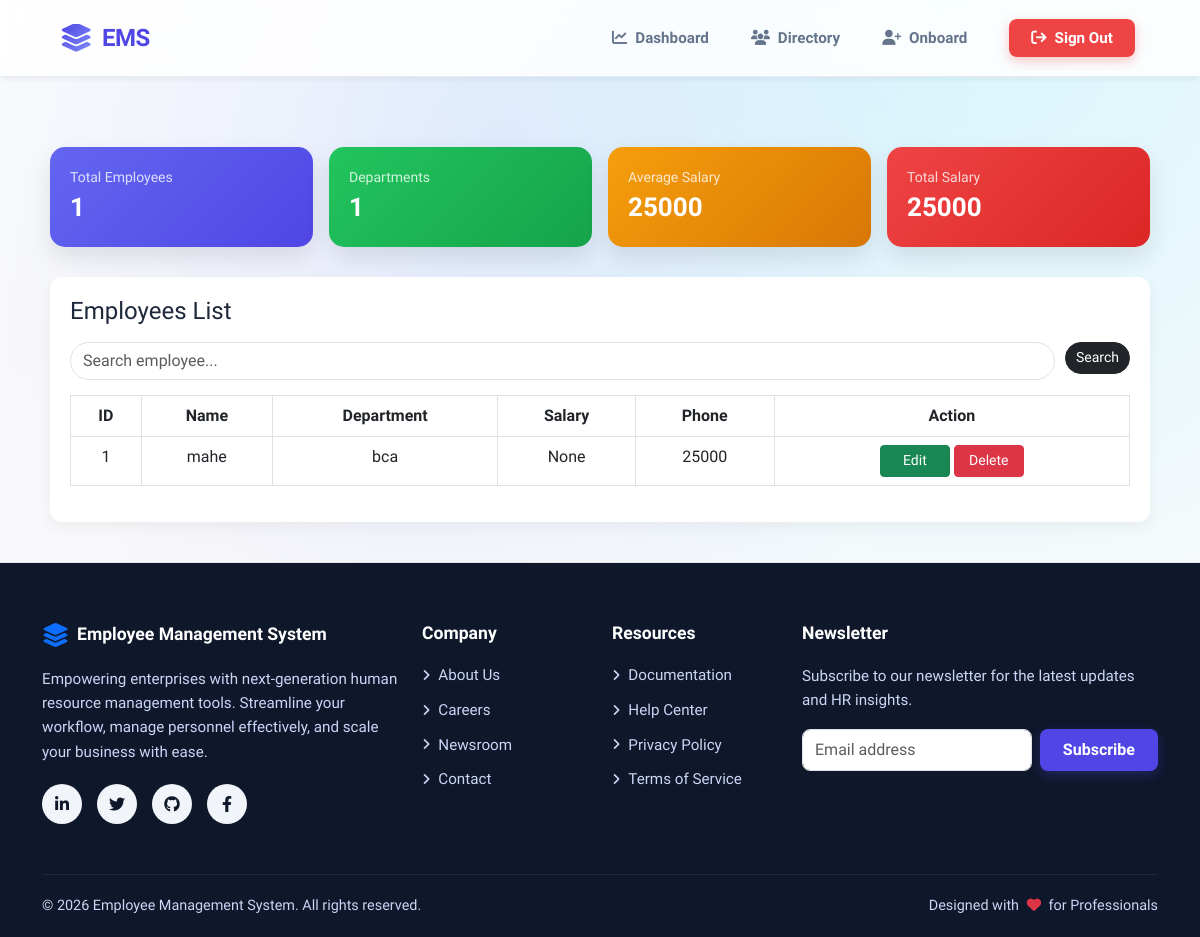
The app's page /view (signed in), older data.
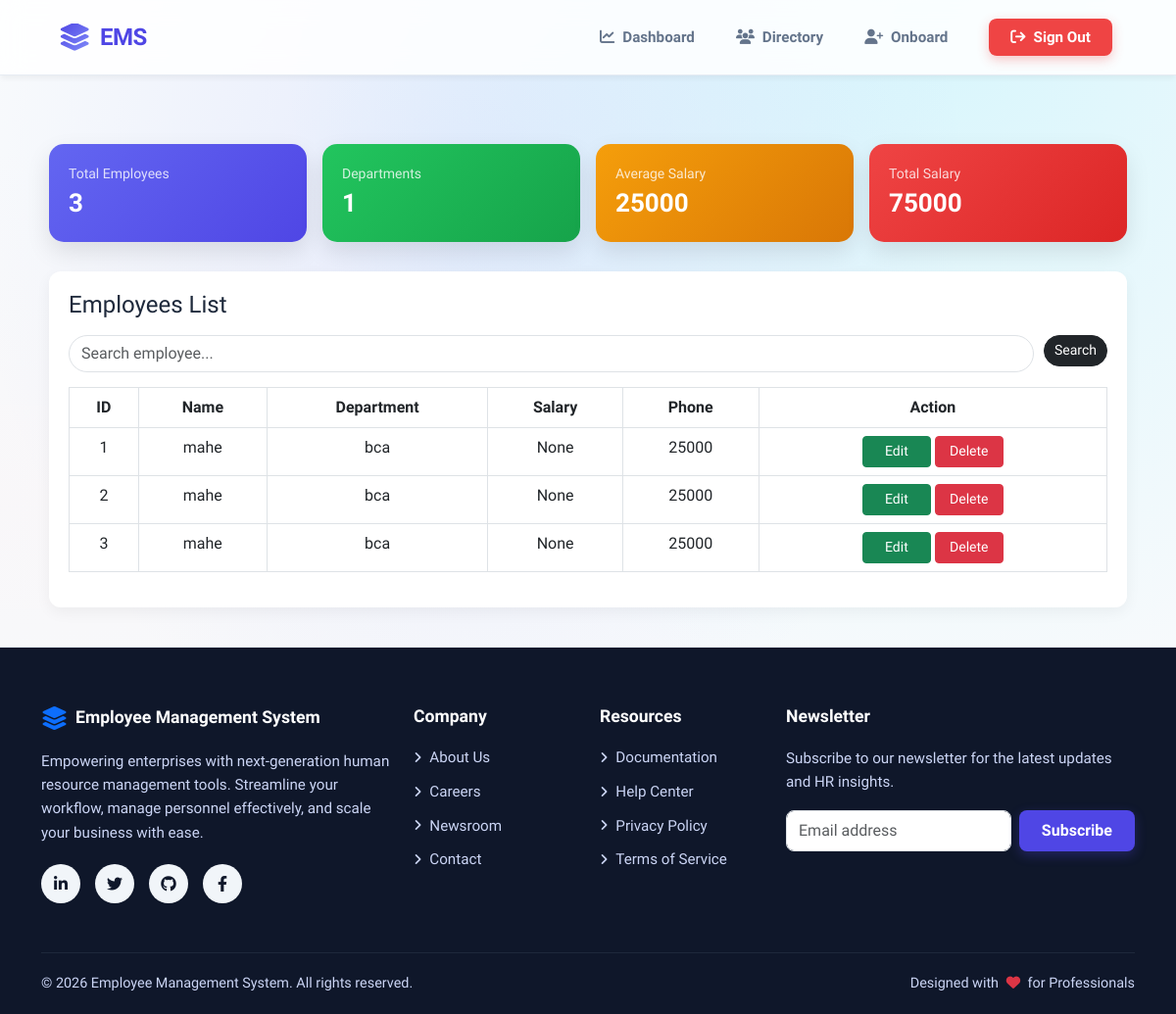
The same page, newer data.
### tables this page shows
CREATE TABLE employee (
    eid INTEGER PRIMARY KEY AUTOINCREMENT,
    ename TEXT,
    edept TEXT,
    email TEXT,
    esalary INTEGER,
    ephone TEXT
);

### app.py (the view)
@app.route('/view')
def view():
    if "admin" not in session:
        return redirect('/login')
    conn = get_connection()
    cursor = conn.cursor()
    search = request.args.get('search')
    if search:
        cursor.execute(
            "SELECT * FROM employee WHERE ename LIKE ?",
            ('%' + search + '%',)
        )
    else:
        cursor.execute("SELECT * FROM employee")
    employees = cursor.fetchall()
    cursor.execute("SELECT COUNT(*) FROM employee")
    total_employees = cursor.fetchone()[0]
    cursor.execute("SELECT COUNT(DISTINCT edept) FROM employee")
    total_departments = cursor.fetchone()[0]
    cursor.execute("SELECT AVG(esalary) FROM employee")
    avg_salary = cursor.fetchone()[0] or 0
    cursor.execute("SELECT SUM(esalary) FROM employee")
    total_salary = cursor.fetchone()[0] or 0
    conn.close()
    return render_template(
        'dashboard.html',
        employees=employees,
        total_employees=total_employees,
        total_departments=total_departments,
        avg_salary=int(avg_salary),
        total_salary=total_salary
    )

### app.py (called while the page is built)
def get_connection():
    conn = sqlite3.connect("company.db")
    conn.row_factory = sqlite3.Row
    return conn

### templates/dashboard.html (shortened to what this page needs)
{% extends "base.html" %}
{% block content %}
<div class="dashboard">
    <div class="row g-3">
        <div class="col-md-3 col-6">
            <div class="card-box card1">
                <div class="card-title">Total Employees</div>
                <div class="card-value">{{ total_employees }}</div>
            </div>
        </div>
        <div class="col-md-3 col-6">
            <div class="card-box card2">
                <div class="card-title">Departments</div>
                <div class="card-value">{{ total_departments }}</div>
            </div>
        </div>
        <div class="col-md-3 col-6">
            <div class="card-box card3">
                <div class="card-title">Average Salary</div>
                <div class="card-value">{{ avg_salary }}</div>
            </div>
        </div>
        <div class="col-md-3 col-6">
            <div class="card-box card4">
                <div class="card-title">Total Salary</div>
                <div class="card-value">{{ total_salary }}</div>
            </div>
        </div>
    </div>
    <div class="table-card">
        <h4 class="mb-3">Employees List</h4>
        <form method="GET" action="/view" class="search-box">
            <input type="text" name="search" class="form-control"
                   placeholder="Search employee..."
                   value="{{ request.args.get('search','') }}">
            <button class="btn btn-dark btn-sm">Search</button>
        </form>
        <div class="table-responsive">
        <table class="table table-bordered text-center">
    <thead>
        <tr>
            <th>ID</th>
            <th>Name</th>
            <th>Department</th>
            <th>Salary</th>
            <th>Phone</th>
            <th>Action</th>
        </tr>
    </thead>
    <tbody>
        {% if employees %}
            {% for e in employees %}
            <tr>
                <td>{{ e[0] }}</td>
                <td>{{ e[1] }}</td>
                <td>{{ e[2] }}</td>
                <td>{{ e[3] }}</td>
                <td>{{ e[4] }}</td>
                <td>
                    <a href="/edit/{{ e[0] }}" class="btn btn-success btn-sm">Edit</a>
                    <a href="/delete/{{ e[0] }}"
                       class="btn btn-danger btn-sm"
                       onclick="return confirm('Delete this employee?')">
                       Delete
                    </a>
                </td>
            </tr>
            {% endfor %}
        {% else %}
            <tr>
                <td colspan="6">No Employees Found</td>
            </tr>
        {% endif %}
    </tbody>
</table>
        </div>
    </div>
</div>
{% endblock %}

### templates/base.html (shortened to what this page needs)
<!doctype html>
<html lang="en">
<head>
    <link href="https://cdn.jsdelivr.net/npm/bootstrap@5.3.0/dist/css/bootstrap.min.css" rel="stylesheet">
    <link rel="stylesheet" href="https://cdnjs.cloudflare.com/ajax/libs/font-awesome/6.4.0/css/all.min.css">
</head>
<body>
    <nav class="navbar navbar-expand-lg sticky-top px-3 px-lg-5">
        <div class="container-fluid">
            <a class="navbar-brand" href="/">
                <i class="fa-solid fa-layer-group"></i>
                EMS
            </a>
            <div class="collapse navbar-collapse" id="navbarNav">
                <ul class="navbar-nav ms-auto align-items-center">
                    {% if "admin" in session %}
                        <li class="nav-item">
                            <a class="nav-link" href="/view"><i class="fa-solid fa-chart-line"></i> Dashboard</a>
                        </li>
                        <li class="nav-item">
                            <a class="nav-link" href="/view"><i class="fa-solid fa-users"></i> Directory</a>
                        </li>
                        <li class="nav-item">
                            <a class="nav-link" href="/add_employee"><i class="fa-solid fa-user-plus"></i> Onboard</a>
                        </li>
                        <li class="nav-item ms-lg-3 mt-2 mt-lg-0">
                            <a class="nav-link btn-logout" href="/logout"><i class="fa-solid fa-arrow-right-from-bracket"></i> Sign Out</a>
                        </li>
                    {% endif %}
                </ul>
            </div>
        </div>
    </nav>
    <main>
        {% block content %}
        {% endblock %}
    </main>
    <footer class="footer-premium">
        <div class="container">
            <div class="row gy-4">
                <div class="col-lg-4 col-md-6">
                    <h5 class="footer-heading d-flex align-items-center gap-2">
                        <i class="fa-solid fa-layer-group text-primary fs-4"></i> Employee Management System
                    </h5>
                    <p class="footer-text mt-3">
                        Empowering enterprises with next-generation human resource management tools. Streamline your workflow, manage personnel effectively, and scale your business with ease.
                    </p>
                    <div class="social-icons">
                        <a href="#"><i class="fa-brands fa-linkedin-in"></i></a>
                        <a href="#"><i class="fa-brands fa-twitter"></i></a>
                        <a href="#"><i class="fa-brands fa-github"></i></a>
                        <a href="#"><i class="fa-brands fa-facebook-f"></i></a>
                    </div>
                </div>
                <div class="col-lg-2 col-md-6">
                    <h5 class="footer-heading">Company</h5>
                    <ul class="footer-links">
                        <li><a href="/about"> About Us</a></li>
                        <li><a href="#"> Careers</a></li>
                        <li><a href="#"> Newsroom</a></li>
                        <li><a href="/contact"> Contact</a></li>
                    </ul>
                </div>
                <div class="col-lg-2 col-md-6">
                    <h5 class="footer-heading">Resources</h5>
                    <ul class="footer-links">
                        <li><a href="#"> Documentation</a></li>
                        <li><a href="#"> Help Center</a></li>
                        <li><a href="#"> Privacy Policy</a></li>
                        <li><a href="#"> Terms of Service</a></li>
                    </ul>
                </div>
                <div class="col-lg-4 col-md-6">
                    <h5 class="footer-heading">Newsletter</h5>
                    <p class="footer-text">Subscribe to our newsletter for the latest updates and HR insights.</p>
                    <form class="d-flex mt-3 gap-2" onsubmit="event.preventDefault();">
                        <input type="email" class="form-control shadow-none" placeholder="Email address" required style="border-radius: 8px;">
                        <button class="btn btn-primary-custom" type="submit">Subscribe</button>
                    </form>
                </div>
            </div>
            <div class="footer-bottom">
                <div>
                    &copy; <script>document.write(new Date().getFullYear())</script> Employee Management System. All rights reserved.
                </div>
                <div>
                    Designed with <i class="fa-solid fa-heart text-danger mx-1"></i> for Professionals
                </div>
            </div>
        </div>
    </footer>
</body>
</html>

### templates/base.html (style rules this page uses)
:root { --primary-color: #4f46e5; --primary-hover: #4338ca; --secondary-color: #0f172a; --text-main: #1e293b; --text-muted: #64748b; --bg-color: #f8fafc; }
body { margin: 0; min-height: 100vh; display: flex; flex-direction: column; font-family: 'Plus Jakarta Sans', sans-serif; background-color: var(--bg-color); background-image: radial-gradient(at 40% 20%, hsla(228,100%,74%,0.15) 0px, transparent 50%), radial-gradient(at 80% 0%, hsla(189,100%,56%,0.15) 0px, transparent 50%), radial-gradient(at 0% 50%, hsla(355,100%,93%,0.1) 0px, transparent 50%); background-attachment: fixed; color: var(--text-main); }
.navbar { background: rgba(255, 255, 255, 0.85); backdrop-filter: blur(12px); -webkit-backdrop-filter: blur(12px); border-bottom: 1px solid rgba(226, 232, 240, 0.8); padding: 15px 0; box-shadow: 0 4px 6px -1px rgba(0, 0, 0, 0.05); transition: all 0.3s ease; width: 100%; }
.navbar-brand { font-weight: 800; color: var(--primary-color) !important; font-size: 1.5rem; letter-spacing: -0.5px; display: flex; align-items: center; gap: 10px; }
.navbar-brand i { font-size: 1.8rem; background: linear-gradient(135deg, var(--primary-color), #818cf8); background-clip: text; -webkit-background-clip: text; -webkit-text-fill-color: transparent; }
.nav-link { color: var(--text-muted) !important; font-weight: 600; font-size: 0.95rem; margin: 0 5px; padding: 8px 16px !important; border-radius: 8px; transition: all 0.2s ease-in-out; display: flex; align-items: center; gap: 8px; }
.btn-primary-custom { background: var(--primary-color); color: white !important; border-radius: 8px; padding: 8px 22px !important; box-shadow: 0 4px 12px rgba(79, 70, 229, 0.3); font-weight: 600; }
.btn-logout { background: #ef4444; color: white !important; border-radius: 8px; padding: 8px 22px !important; box-shadow: 0 4px 12px rgba(239, 68, 68, 0.3); font-weight: 600; }
main { flex: 1; padding: 40px 0; width: 100%; }
.footer-premium { background: #ffffff; border-top: 1px solid rgba(226, 232, 240, 1); padding: 60px 0 20px; color: var(--text-muted); margin-top: auto; }
.footer-heading { color: var(--secondary-color); font-weight: 700; font-size: 1.1rem; margin-bottom: 20px; }
.footer-text { font-size: 0.95rem; line-height: 1.6; }
.footer-links { list-style: none; padding: 0; margin: 0; }
.footer-links li { margin-bottom: 12px; }
.footer-links a { color: var(--text-muted); text-decoration: none; transition: color 0.2s; font-size: 0.95rem; display: flex; align-items: center; gap: 8px; }
.social-icons { display: flex; gap: 15px; margin-top: 20px; }
.social-icons a { display: inline-flex; align-items: center; justify-content: center; width: 40px; height: 40px; background: #f1f5f9; color: var(--secondary-color); border-radius: 50%; text-decoration: none; transition: all 0.3s ease; }
.footer-bottom { margin-top: 50px; padding-top: 20px; border-top: 1px solid #e2e8f0; display: flex; justify-content: space-between; align-items: center; font-size: 0.9rem; }
.footer-premium { background: #0f172a; color: #cbd5f5; }
.footer-heading { color: #ffffff; }
.footer-links a { color: #cbd5f5; }
.footer-bottom { border-top: 1px solid #1e293b; }

### templates/dashboard.html (style rules this page uses)
.dashboard { max-width:1100px; margin:auto; }
.card-box { border-radius:15px; padding:20px; color:white; box-shadow:0 10px 25px rgba(0,0,0,0.1); }
.card1 { background:linear-gradient(135deg,#6366f1,#4f46e5); }
.card2 { background:linear-gradient(135deg,#22c55e,#16a34a); }
.card3 { background:linear-gradient(135deg,#f59e0b,#d97706); }
.card4 { background:linear-gradient(135deg,#ef4444,#dc2626); }
.card-title { font-size:14px; opacity:0.8; }
.card-value { font-size:26px; font-weight:600; }
.table-card { margin-top:30px; padding:20px; border-radius:12px; background:#fff; box-shadow:0 5px 15px rgba(0,0,0,0.05); }
.search-box { display:flex; gap:10px; margin-bottom:15px; }
.search-box input { border-radius:20px; }
.search-box button { border-radius:20px; }
.btn-sm { width:70px; height:32px; display:inline-flex; align-items:center; justify-content:center; padding:0; }

Row changes from the older to the newer data that the page shows:
added employee: eid "2", ename "mahe", edept "bca", e "None", esalary "25000"
added employee: eid "3", ename "mahe", edept "bca", e "None", esalary "25000"
Text that changed along with them:
{{ total_employees }}: "1" → "3"
{{ total_salary }}: "25000" → "75000"
